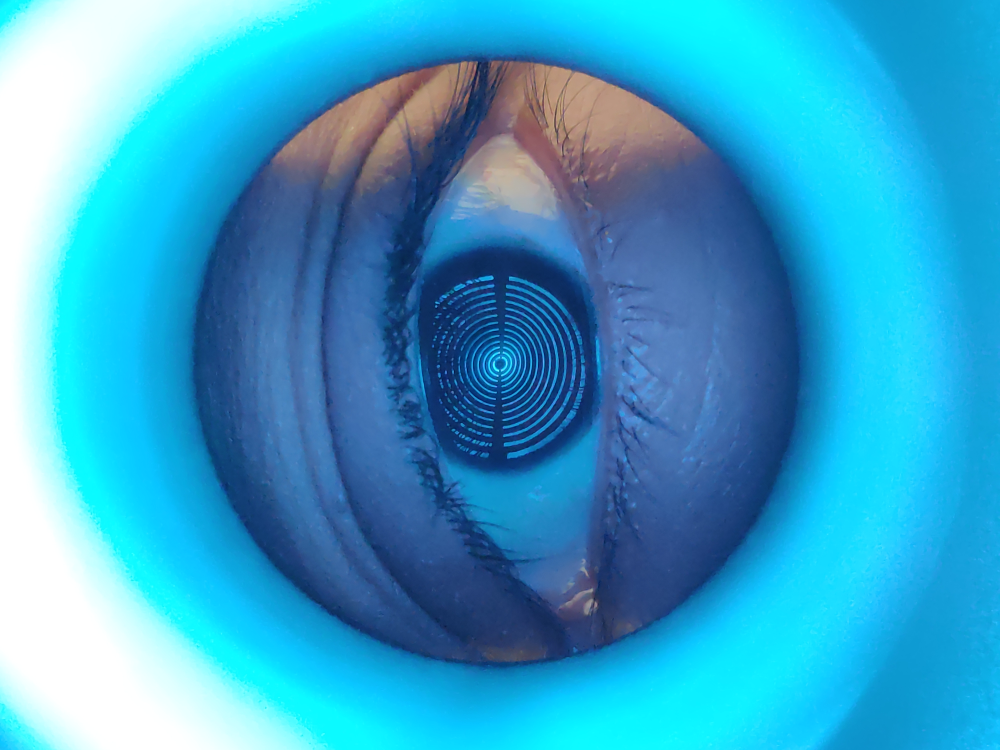
#> input picture smartkc/data/sample_images/kc_left.jpg, 4000 x 3000 px (shown at 1/4 size)
$ python framing_audit.py ../smartkc/data/sample_images/kc_left.jpg
#> lines starting #> are read from the running program, lines starting #| are printed output that depends on the picture
#> in main, image is the input picture: PIL image 4000x3000 RGB; mean R, G, B 57.7, 162.3, 202.9
### pterygium/framing.py
"""Conservative automatic framing shared by the Streamlit and Android prototypes.

The Android implementation mirrors these constants and calculations. Framing is a
technical adjustment, not a calibrated disease prediction or eye detector.
"""
from __future__ import annotations

from dataclasses import dataclass
import math

import numpy as np
from PIL import Image, ImageOps


@dataclass(frozen=True)
class FramingResult:
    image: Image.Image
    removed_bottom_fraction: float

    @property
    def adjusted(self) -> bool:
        return self.removed_bottom_fraction > 0


def suggest_bottom_crop(image: Image.Image) -> float:
    """Return the retained height while leaving the full width and top untouched."""
    preview = image.convert("RGB").resize((128, 128), Image.Resampling.BILINEAR)
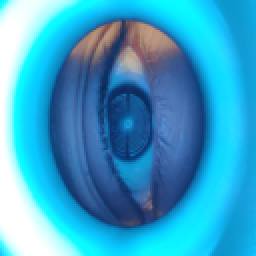
#> preview: PIL image 128x128 RGB (shown 2 times larger); mean R, G, B 57.7, 162.3, 203
    rgb = np.asarray(preview, dtype=np.float64)
    gray = 0.299 * rgb[:, :, 0] + 0.587 * rgb[:, :, 1] + 0.114 * rgb[:, :, 2]
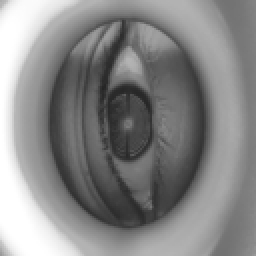
#> gray: shape (128, 128) float64 (shown 2 times larger); min 36.92, max 255, mean 135.7
    vertical_edges = np.abs(gray[2:, 13:115] - gray[:-2, 13:115]).mean(axis=1)
#> vertical_edges = 126 values, max 13.24 at index 10, min 2.56 at index 60, mean 7.11
    energy = np.pad(vertical_edges, (1, 1), mode="edge")
#> energy = 128 values, max 13.24 at index 11, min 2.56 at index 61, mean 7.06
    energy = np.convolve(np.pad(energy, (4, 4), mode="edge"),
                         np.ones(9, dtype=np.float64) / 9, mode="valid")
#> energy = 128 values, max 11.88 at index 12, min 3.13 at index 59, mean 7.05
    sorted_energy = np.sort(energy)
#> sorted_energy = 128 values from 3.13 to 11.88
    baseline = float(sorted_energy[int(0.20 * 127)])
#> baseline = 4.65
    peak = float(sorted_energy[int(0.90 * 127)])
#> peak = 10.8
    if peak < baseline + 1.5:
        return 1.0
    activity = np.maximum(0, energy - baseline)
#> activity = 128 values, max 7.23 at index 12, min 0 at index 50, mean 2.59
    if activity.sum() <= 0:
        return 1.0
    last_active = int(np.searchsorted(np.cumsum(activity), 0.95 * activity.sum()))
#> last_active = 115
    bottom = min(1.0, (last_active + 1) / 128 + 0.12)
#> bottom = 1
    if bottom < 0.75 or 1 - bottom < 0.12:
        return 1.0
    lower = rgb[112:128, 13:115]
    if float((lower[:, :, 0] - lower[:, :, 1]).mean()) < 48:
        return 1.0
    if float((lower[:, :, 1] - lower[:, :, 2]).mean()) < 15:
        return 1.0
    return bottom


# [8 lines left out: function auto_frame, not called in this run]

### pterygium/framing_audit.py
"""Mirror the Android lower-margin framing heuristic for offline auditing.

This is a framing experiment, not a clinical image-quality or disease detector.
"""
from __future__ import annotations

import argparse
from pathlib import Path

from PIL import Image

from framing import suggest_bottom_crop


ROOT = Path(__file__).resolve().parent


def main() -> None:
    parser = argparse.ArgumentParser()
    parser.add_argument("paths", nargs="*", type=Path)
    args = parser.parse_args()
    paths = args.paths or sorted((ROOT / "artifacts/phase2/processed_images").glob("*.png"))
    cropped = []
    for path in paths:
        with Image.open(path) as image:
            bottom = suggest_bottom_crop(image)
#> bottom = 1
        if bottom < 1:
            cropped.append((path.name, bottom))
    print(f"Images: {len(paths)}; suggested crop: {len(cropped)}")
    for row in cropped[:40]:
        print(*row)


if __name__ == "__main__":
    main()

$ run again, on smartkc/data/sample_images/nokc_right.jpg
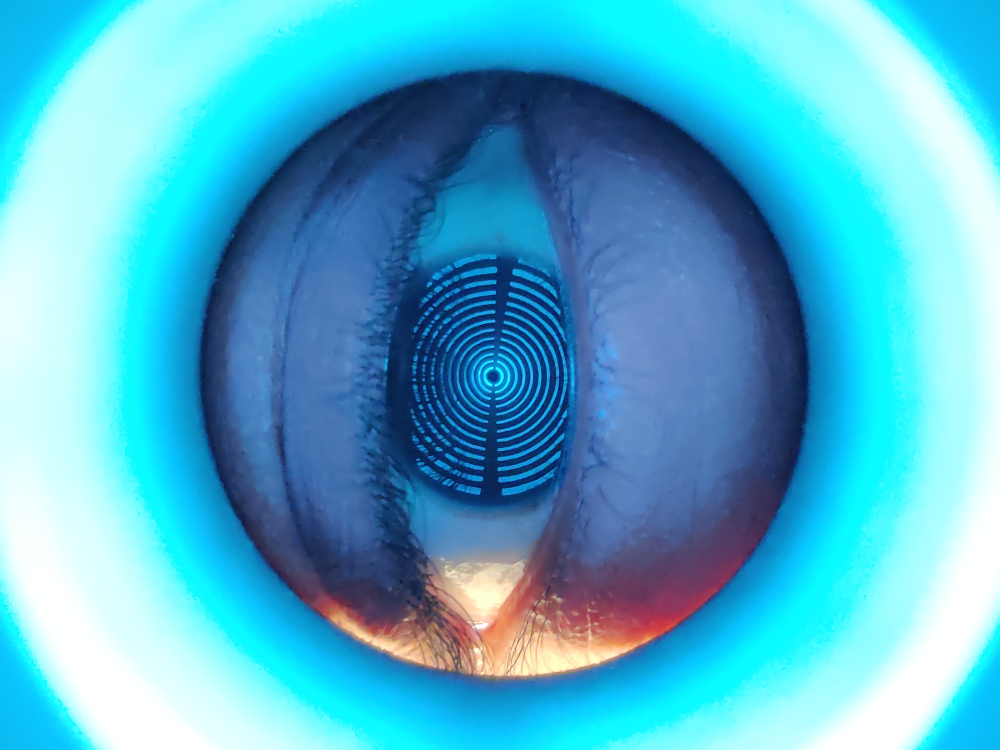
#> input picture smartkc/data/sample_images/nokc_right.jpg, 4000 x 3000 px (shown at 1/4 size)
#> in main, image is the input picture: PIL image 4000x3000 RGB; mean R, G, B 83.7, 177.7, 207.1
#> in suggest_bottom_crop, `preview = image.convert("RGB").resize((128, 128), Image.Resampling.BIL..`:
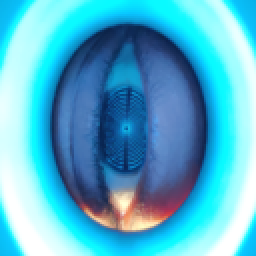
#> preview: PIL image 128x128 RGB (shown 2 times larger); mean R, G, B 83.7, 177.7, 207.1
#> in suggest_bottom_crop, `gray = 0.299 * rgb[:, :, 0] + 0.587 * rgb[:, :, 1] + 0.114 * rgb[:, :,..`:
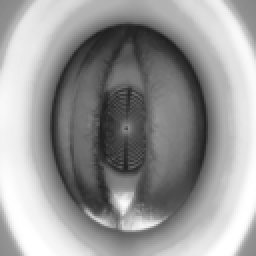
#> gray: shape (128, 128) float64 (shown 2 times larger); min 30.53, max 255, mean 152.9
#> vertical_edges = 126 values, max 23.84 at index 113, min 2.82 at index 63, mean 8.4
#> in suggest_bottom_crop, `energy = np.pad(vertical_edges, (1, 1), mode="edge")`: energy = 128 values, max 23.84 at index 114, min 2.82 at index 64, mean 8.35
#> in suggest_bottom_crop, `energy = np.convolve(np.pad(energy, (4, 4), mode="edge"), np.ones(9, d..`: energy = 128 values, max 19.16 at index 111, min 3.5 at index 60, mean 8.35
#> sorted_energy = 128 values from 3.5 to 19.16
#> baseline = 4.73
#> peak = 13.75
#> activity = 128 values, max 14.43 at index 111, min 0 at index 51, mean 3.8
#> last_active = 119
#> in suggest_bottom_crop, `bottom = min(1.0, (last_active + 1) / 128 + 0.12)`: bottom = 1
